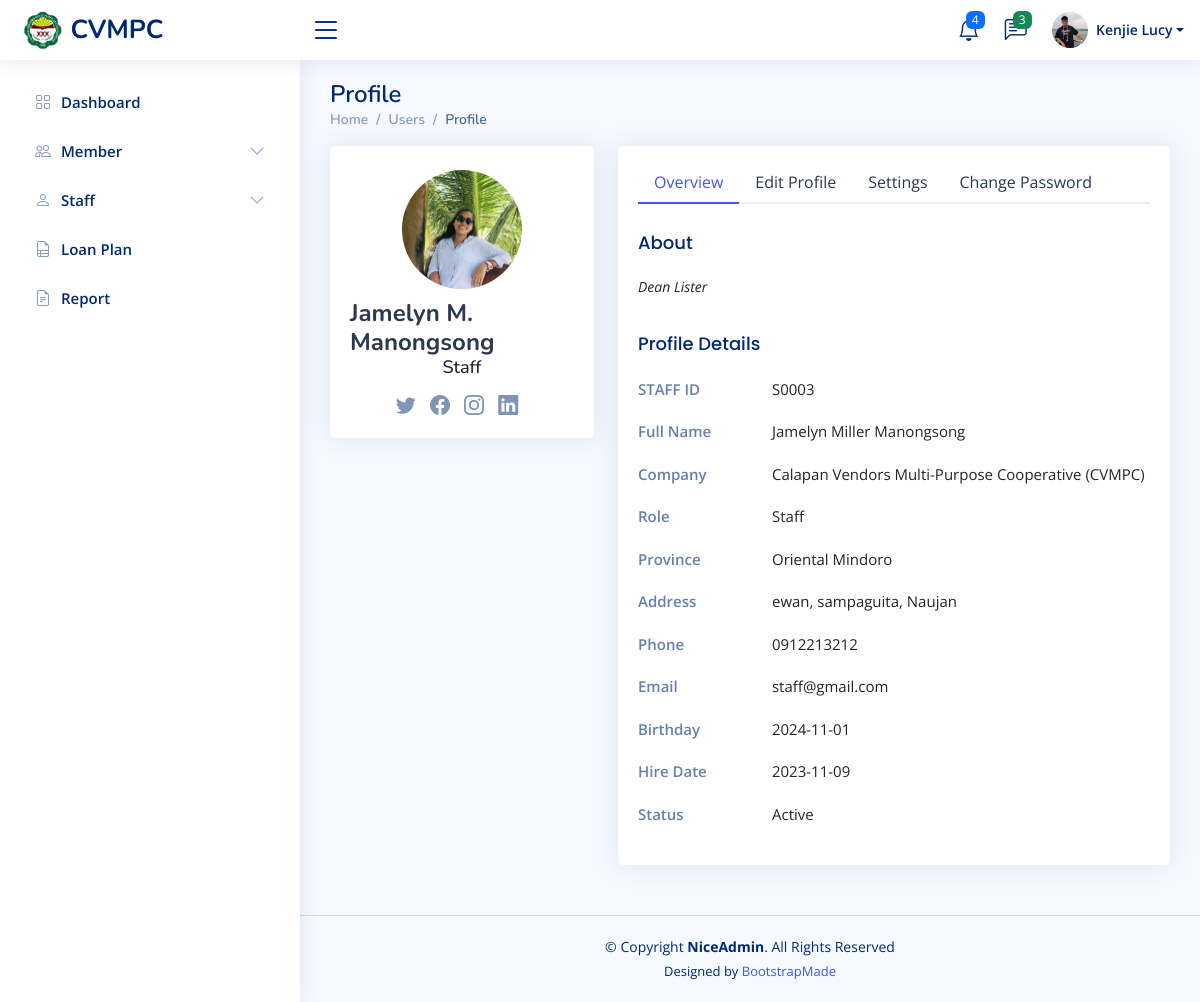
The app's page /admin/staff-profile.php?staff_id=3 (signed in) with its own data.
### tables this page shows
CREATE TABLE `user_credentials` (
  `uc_id` int(11) NOT NULL,
  `password` varchar(255) DEFAULT NULL,
  `role` varchar(45) DEFAULT NULL,
  `address_id` int(11) DEFAULT NULL,
  `us_id` int(11) DEFAULT NULL,
  `email` varchar(45) NOT NULL,
  `pp` varchar(255) NOT NULL DEFAULT 'default-pp.png'
);

CREATE TABLE `staff` (
  `staff_id` int(11) NOT NULL,
  `uc_id` int(11) NOT NULL,
  `first_name` varchar(45) DEFAULT NULL,
  `middle_name` varchar(45) DEFAULT NULL,
  `last_name` varchar(45) DEFAULT NULL,
  `phone_number` varchar(45) DEFAULT NULL,
  `hire_date` date DEFAULT NULL,
  `is_active` tinyint(1) DEFAULT NULL,
  `status` enum('Active','Inactive','Deactivated','Archived') DEFAULT NULL,
  `about_me` varchar(255) DEFAULT NULL,
  `last_login` date DEFAULT NULL,
  `date_of_birth` date DEFAULT NULL
);

CREATE TABLE `address` (
  `address_id` int(11) NOT NULL,
  `sitio` varchar(45) NOT NULL,
  `barangay` varchar(45) NOT NULL,
  `city` varchar(45) NOT NULL,
  `province` varchar(45) NOT NULL
);

### admin/staff-profile.php (the view, shortened to what this page needs)
<?php
require '../includes/function.php';
if (!isset($_SESSION['id'])) {
    header("Location: ../login.php");
    exit;
} else {
    $staff_id = $_GET['staff_id'];
    try {
        $stmt = $pdo->prepare("
            SELECT
                uc.email, uc.role, phone_number, staff_id, about_me, sitio,
                barangay, city, first_name, middle_name, last_name, province,
                CONCAT(first_name, ' ', middle_name, ' ', last_name) AS fullname,
                CONCAT( first_name, ' ', CASE WHEN middle_name IS NOT NULL AND middle_name <> ''
                THEN CONCAT(LEFT(middle_name, 1), '. ') ELSE '' END, last_name ) AS formatted_name,
                facebook_link, twitter_link, instagram_link, linkedin_link,
                date_of_birth, hire_date, status
            FROM user_credentials uc
            RIGHT JOIN staff a ON uc.uc_id = a.uc_id
            left join user_socials us ON uc.us_id = us.us_id
            LEFT JOIN address ad on ad.address_id = uc.address_id
            WHERE staff_id = :staff_id;
        ");
        $stmt->execute(['staff_id' => $staff_id]);
        $user = $stmt->fetch();
        if ($user) {
            $id = $user['staff_id'];
            $fullname = $user['fullname'];
            $formatted_name = $user['formatted_name'];
            $role = $user['role'];
            $email = $user['email'];
            $phone_number = $user['phone_number'];
            $date_of_birth = $user['date_of_birth'];
            $hire_date = $user['hire_date'];
            $status = $user['status'];
            $about_me = $user['about_me'];
            $sitio = $user['sitio'];
            $barangay = $user['barangay'];
            $city = $user['city'];
            $province = $user['province'];
            $address = '';
            if (!empty($sitio) && !empty($barangay) && !empty($city)) {
                $address = $sitio . ', ' . $barangay . ', ' . $city;
            }
            $fb_link = $user['facebook_link'];
            $tw_link = $user['twitter_link'];
            $ig_link = $user['instagram_link'];
            $li_link = $user['linkedin_link'];
        }
    } catch (PDOException $e) {
        echo $e;
    }
}
?>
<!DOCTYPE html>
<html lang="en">
<?php require '../includes/head.php' ?>
<body>
    <?php require '../includes/header.php' ?>
    <?php require '../includes/navbar.php' ?>
    <main id="main" class="main">
        <div class="pagetitle">
            <h1>Profile</h1>
            <nav>
                <ol class="breadcrumb">
                    <li class="breadcrumb-item"><a href="index.php
          ">Home</a></li>
                    <li class="breadcrumb-item">Users</li>
                    <li class="breadcrumb-item active">Profile</li>
                </ol>
            </nav>
        </div>
        <section class="section profile">
            <div class="row">
                <div class="col-xl-4">
                    <div class="card">
                        <div class="card-body profile-card pt-4 d-flex flex-column align-items-center">
                            <img src="../staff/img/profile.jpg" alt="Profile" class="rounded-circle">
                            <h2><?php echo $formatted_name ?></h2>
                            <h3><?php echo $role ?></h3>
                            <div class="social-links mt-2">
                                <a href="<?php echo $tw_link ?>" class="twitter"><i class="bi bi-twitter"></i></a>
                                <a href="<?php echo $fb_link ?>" class="facebook"><i class="bi bi-facebook"></i></a>
                                <a href="<?php echo $ig_link ?>" class="instagram"><i class="bi bi-instagram"></i></a>
                                <a href="<?php echo $li_link ?>" class="linkedin"><i class="bi bi-linkedin"></i></a>
                            </div>
                        </div>
                    </div>
                </div>
                <div class="col-xl-8">
                    <div class="card">
                        <div class="card-body pt-3">
                            <ul class="nav nav-tabs nav-tabs-bordered">
                                <li class="nav-item">
                                    <button class="nav-link active" data-bs-toggle="tab" data-bs-target="#profile-overview">Overview</button>
                                </li>
                                <li class="nav-item">
                                    <button class="nav-link" data-bs-toggle="tab" data-bs-target="#profile-edit">Edit Profile</button>
                                </li>
                                <li class="nav-item">
                                    <button class="nav-link" data-bs-toggle="tab" data-bs-target="#profile-settings">Settings</button>
                                </li>
                                <li class="nav-item">
                                    <button class="nav-link" data-bs-toggle="tab" data-bs-target="#profile-change-password">Change Password</button>
                                </li>
                            </ul>
                            <div class="tab-content pt-2">
                                <div class="tab-pane fade show active profile-overview" id="profile-overview">
                                    <h5 class="card-title">About</h5>
                                    <p class="small fst-italic"><?php echo $about_me ?></p>
                                    <h5 class="card-title">Profile Details</h5>
                                    <div class="row">
                                        <div class="col-lg-3 col-md-4 label ">STAFF ID</div>
                                        <div class="col-lg-9 col-md-8"><?php echo "S" . str_pad($id, 4, "0", STR_PAD_LEFT); ?></div>
                                    </div>
                                    <div class="row">
                                        <div class="col-lg-3 col-md-4 label ">Full Name</div>
                                        <div class="col-lg-9 col-md-8"><?php echo $fullname ?></div>
                                    </div>
                                    <div class="row">
                                        <div class="col-lg-3 col-md-4 label">Company</div>
                                        <div class="col-lg-9 col-md-8">Calapan Vendors Multi-Purpose Cooperative (CVMPC)</div>
                                    </div>
                                    <div class="row">
                                        <div class="col-lg-3 col-md-4 label">Role</div>
                                        <div class="col-lg-9 col-md-8"><?php echo $role ?></div>
                                    </div>
                                    <div class="row">
                                        <div class="col-lg-3 col-md-4 label">Province</div>
                                        <div class="col-lg-9 col-md-8"><?php echo $province ?></div>
                                    </div>
                                    <div class="row">
                                        <div class="col-lg-3 col-md-4 label">Address</div>
                                        <div class="col-lg-9 col-md-8"><?php echo $address ?></div>
                                    </div>
                                    <div class="row">
                                        <div class="col-lg-3 col-md-4 label">Phone</div>
                                        <div class="col-lg-9 col-md-8"><?php echo $phone_number ?></div>
                                    </div>
                                    <div class="row">
                                        <div class="col-lg-3 col-md-4 label">Email</div>
                                        <div class="col-lg-9 col-md-8"><?php echo $email ?></div>
                                    </div>
                                    <div class="row">
                                        <div class="col-lg-3 col-md-4 label">Birthday</div>
                                        <div class="col-lg-9 col-md-8"><?php echo $date_of_birth ?></div>
                                    </div>
                                    <div class="row">
                                        <div class="col-lg-3 col-md-4 label">Hire Date</div>
                                        <div class="col-lg-9 col-md-8"><?php echo $hire_date ?></div>
                                    </div>
                                    <div class="row">
                                        <div class="col-lg-3 col-md-4 label">Status</div>
                                        <div class="col-lg-9 col-md-8"><?php echo $status ?></div>
                                    </div>
                                </div>
                            </div>
                        </div>
                    </div>
                </div>
            </div>
        </section>
    </main>
    <?php require '../includes/footer.php' ?>
</body>
</html>

### assets/css/style.css (style rules this page uses)
:root { scroll-behavior: smooth; }
body { font-family: "Open Sans", sans-serif; background: #f6f9ff; color: #444444; }
a { color: #4154f1; text-decoration: none; }
h1, h2, h3, h4, h5, h6 { font-family: "Nunito", sans-serif; }
#main { margin-top: 60px; padding: 20px 30px; transition: all 0.3s; }
.pagetitle { margin-bottom: 10px; }
.pagetitle h1 { font-size: 24px; margin-bottom: 0; font-weight: 600; color: #012970; }
.card { margin-bottom: 30px; border: none; border-radius: 5px; box-shadow: 0px 0 30px rgba(1, 41, 112, 0.1); }
.card-title { padding: 20px 0 15px 0; font-size: 18px; font-weight: 500; color: #012970; font-family: "Poppins", sans-serif; }
.card-body { padding: 0 20px 20px 20px; }
.breadcrumb { font-size: 14px; font-family: "Nunito", sans-serif; color: #899bbd; font-weight: 600; }
.breadcrumb a { color: #899bbd; transition: 0.3s; }
.breadcrumb .breadcrumb-item::before { color: #899bbd; }
.breadcrumb .active { color: #51678f; font-weight: 600; }
.nav-tabs-bordered { border-bottom: 2px solid #ebeef4; }
.nav-tabs-bordered .nav-link { margin-bottom: -2px; border: none; color: #2c384e; }
.nav-tabs-bordered .nav-link.active { background-color: #fff; color: #4154f1; border-bottom: 2px solid #4154f1; }
@media (min-width: 1200px) { #main, #footer { margin-left: 300px; } }
.profile .profile-card img { max-width: 120px; }
.profile .profile-card h2 { font-size: 24px; font-weight: 700; color: #2c384e; margin: 10px 0 0 0; }
.profile .profile-card h3 { font-size: 18px; }
.profile .profile-card .social-links a { font-size: 20px; display: inline-block; color: rgba(1, 41, 112, 0.5); line-height: 0; margin-right: 10px; transition: 0.3s; }
.profile .profile-overview .row { margin-bottom: 20px; font-size: 15px; }
.profile .profile-overview .card-title { color: #012970; }
.profile .profile-overview .label { font-weight: 600; color: rgba(1, 41, 112, 0.6); }

### records on screen
user_credentials: role "Staff", staff.about_me "Dean Lister", staff.staff_id "0003", address.province "Oriental Mindoro", address.city "ewan, sampaguita, Naujan", staff.phone_number "0912213212", email "staff@gmail.com", staff.date_of_birth "2024-11-01", staff.hire_date "2023-11-09", staff.status "Active"

### other values on screen
$header_formatted_name "Kenjie Lucy"
$formatted_name "Jamelyn M. Manongsong"
$fullname "Jamelyn Miller Manongsong"
